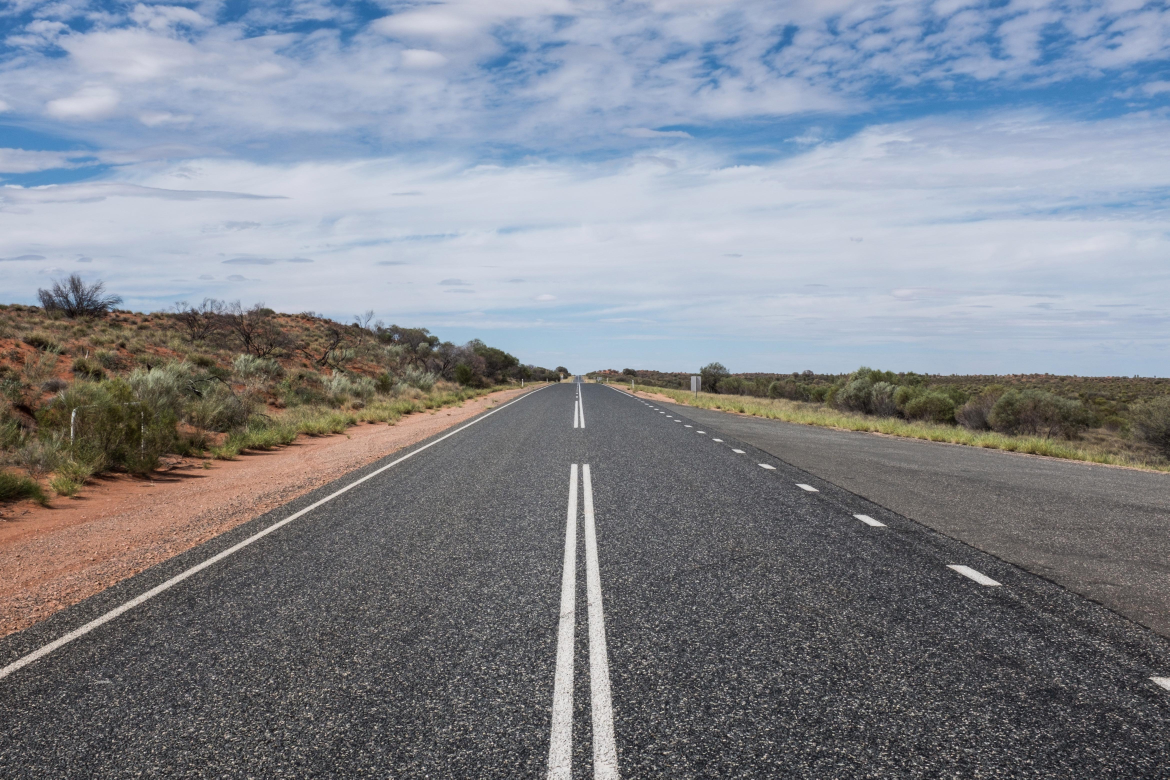
#> input picture Source Code/Lane Detector/road.jpg, 4677 x 3118 px, given in place of the camera (shown at 1/4 size)
$ python lane_finding.py
#> lines starting #> are read from the running program, lines starting #| are printed output that depends on the picture; after the words box and inside, x2 and y2 are one past the last pixel; in counts of white or black regions, pixels touching at a corner belong together
#> further down, frame is the input picture: shape (3118, 4677, 3); mean B, G, R 141.1, 133, 128.9
#> (printed output is left out)
import numpy as np
from PIL import ImageGrab
import cv2
from numpy import ones,vstack
from imutils.video import VideoStream
from numpy.linalg import lstsq
from statistics import mean

def roi(img, vertices):
    mask = np.zeros_like(img)
    cv2.fillPoly(mask, vertices, 255)
    masked = cv2.bitwise_and(img, mask)
    return masked

def draw_lanes(img, lines, color=[0, 255, 255], thickness=3):

    # if this fails, go with some default line
    try:

        # finds the maximum y value for a lane marker
        # (since we cannot assume the horizon will always be at the same point.)

        ys = []
        for i in lines:
            for ii in i:
                ys += [ii[1],ii[3]]
        min_y = min(ys)
        max_y = 600
        new_lines = []
        line_dict = {}

        for idx,i in enumerate(lines):
            for xyxy in i:
                # These four lines:
                # modified from http://stackoverflow.com/questions/21565994/method-to-return-the-equation-of-a-straight-line-given-two-points
                # Used to calculate the definition of a line, given two sets of coords.
                x_coords = (xyxy[0],xyxy[2])
                y_coords = (xyxy[1],xyxy[3])
                A = vstack([x_coords,ones(len(x_coords))]).T
                m, b = lstsq(A, y_coords)[0]

                # Calculating our new, and improved, xs
                x1 = (min_y-b) / m
                x2 = (max_y-b) / m

                line_dict[idx] = [m,b,[int(x1), min_y, int(x2), max_y]]
                new_lines.append([int(x1), min_y, int(x2), max_y])

        final_lanes = {}

        for idx in line_dict:
            final_lanes_copy = final_lanes.copy()
            m = line_dict[idx][0]
            b = line_dict[idx][1]
            line = line_dict[idx][2]

            if len(final_lanes) == 0:
                final_lanes[m] = [ [m,b,line] ]

            else:
                found_copy = False

                for other_ms in final_lanes_copy:

                    if not found_copy:
                        if abs(other_ms*1.2) > abs(m) > abs(other_ms*0.8):
                            if abs(final_lanes_copy[other_ms][0][1]*1.2) > abs(b) > abs(final_lanes_copy[other_ms][0][1]*0.8):
                                final_lanes[other_ms].append([m,b,line])
                                found_copy = True
                                break
                        else:
                            final_lanes[m] = [ [m,b,line] ]

        line_counter = {}

        for lanes in final_lanes:
            line_counter[lanes] = len(final_lanes[lanes])

        top_lanes = sorted(line_counter.items(), key=lambda item: item[1])[::-1][:2]

        lane1_id = top_lanes[0][0]
        lane2_id = top_lanes[1][0]

        def average_lane(lane_data):
            x1s = []
            y1s = []
            x2s = []
            y2s = []
            for data in lane_data:
                x1s.append(data[2][0])
                y1s.append(data[2][1])
                x2s.append(data[2][2])
                y2s.append(data[2][3])
            return int(mean(x1s)), int(mean(y1s)), int(mean(x2s)), int(mean(y2s))

        l1_x1, l1_y1, l1_x2, l1_y2 = average_lane(final_lanes[lane1_id])
        l2_x1, l2_y1, l2_x2, l2_y2 = average_lane(final_lanes[lane2_id])

        return [l1_x1, l1_y1, l1_x2, l1_y2], [l2_x1, l2_y1, l2_x2, l2_y2]
    except Exception as e:
        print(str(e))


def draw_lines(img,lines):
    try:
        for line in lines:
            coords = line[0]
            cv2.line(img, (coords[0], coords[1]), (coords[2], coords[3]), [255,255,255], 3)
    except:
        pass

def process_img(original_image):
    processed_image = cv2.cvtColor(original_image,cv2.COLOR_BGR2GRAY)
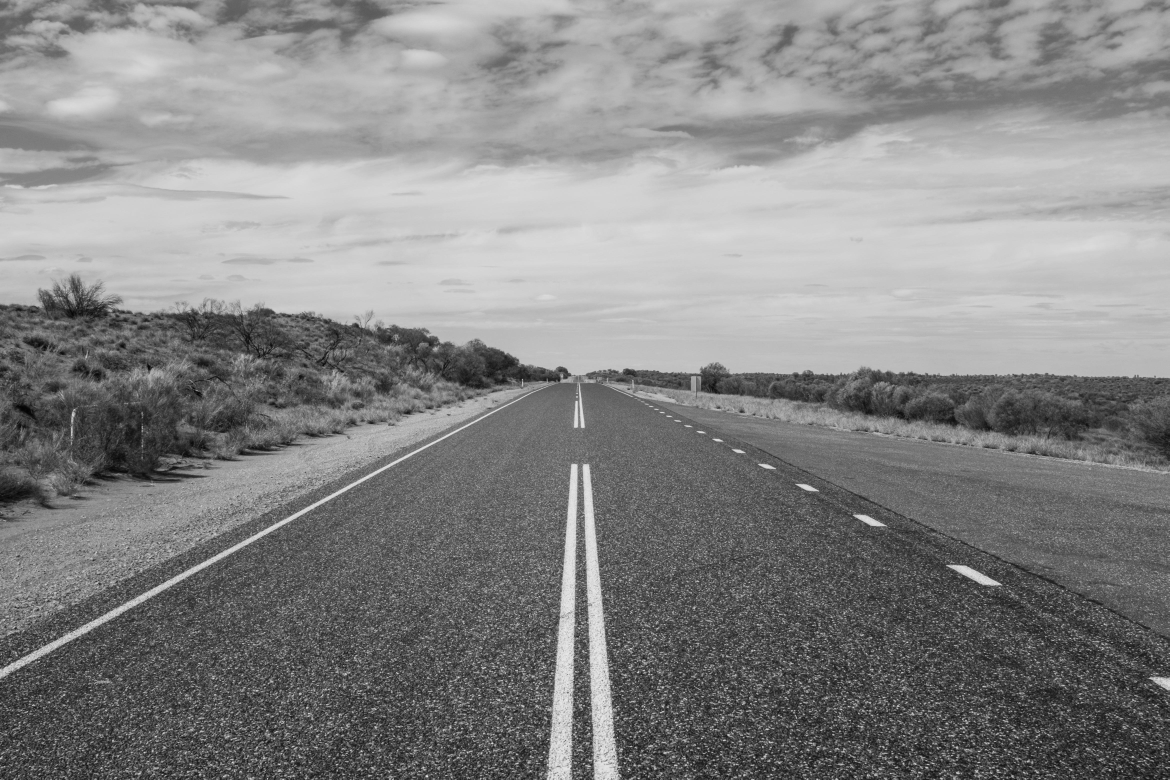
#> processed_image: shape (3118, 4677) (shown at 1/4 size); min 1, max 254, mean 132.7
    processed_image = cv2.Canny(processed_image, threshold1=200, threshold2=300)
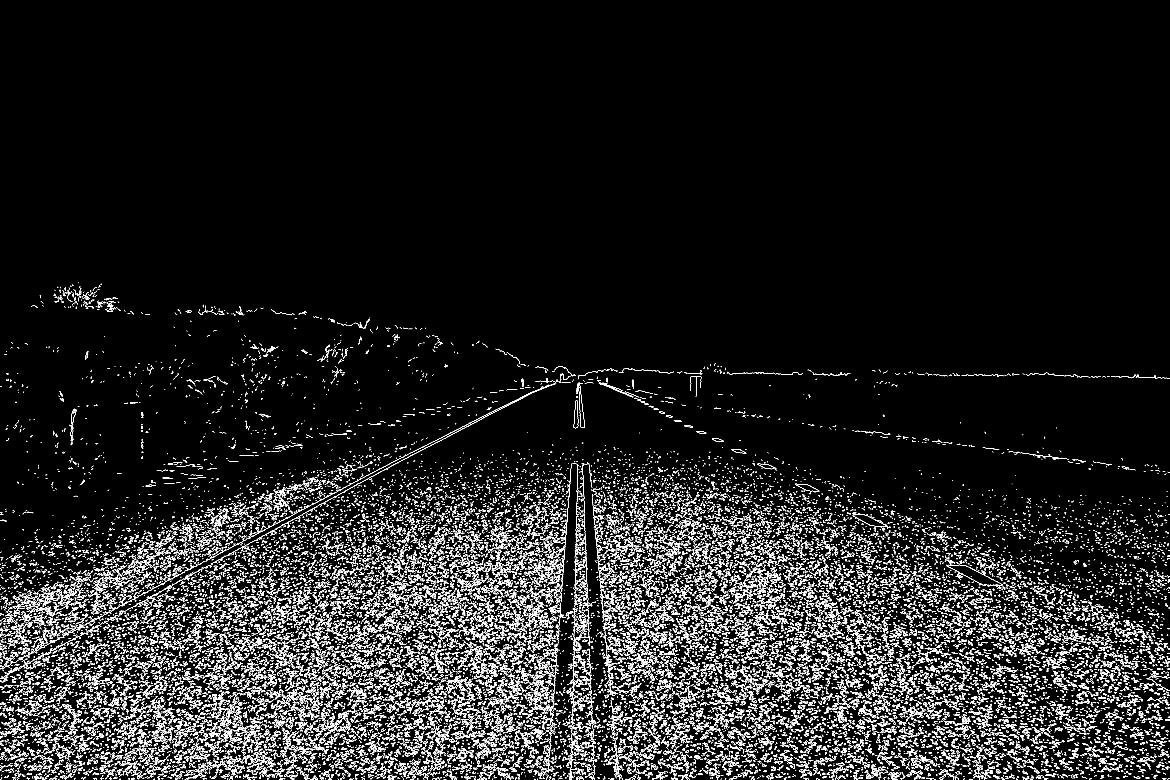
#> processed_image: shape (3118, 4677) (shown at 1/4 size); 4.3% white in thin lines or dots, all inside (x1, y1, x2, y2) = (0, 1130, 4677, 3118)
    processed_image = cv2.GaussianBlur(processed_image, (5,5), 0)
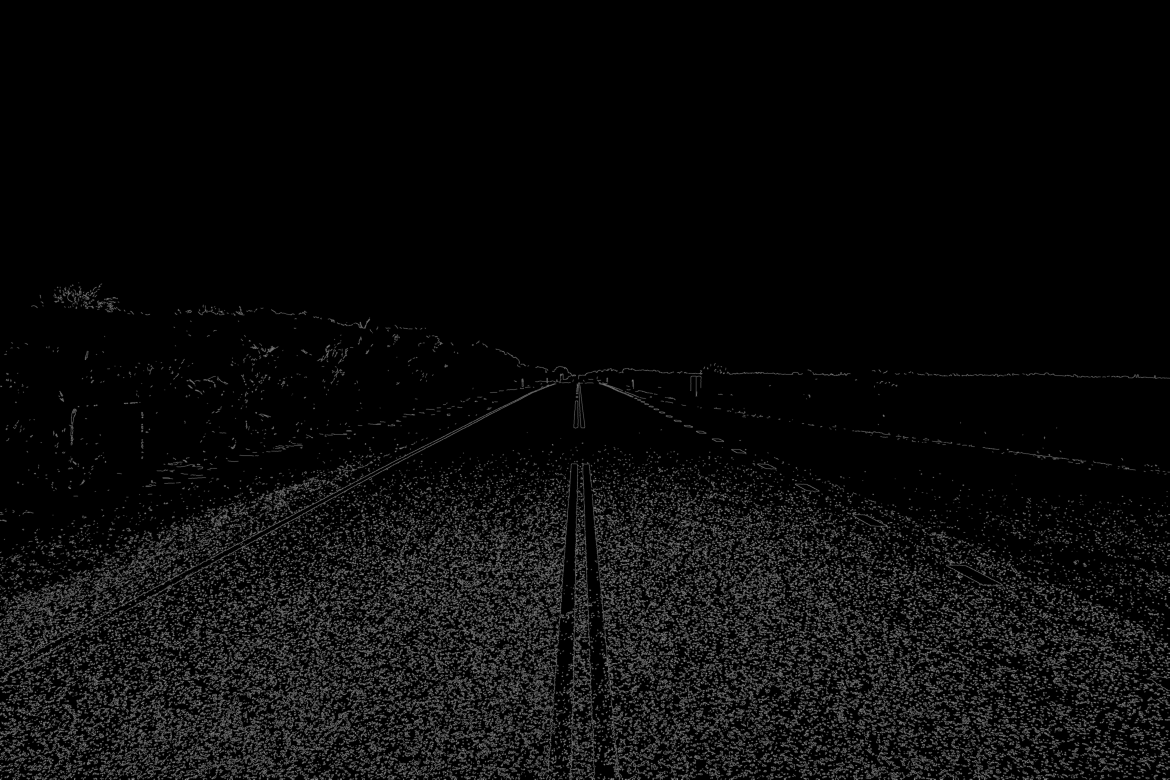
#> processed_image: shape (3118, 4677) (shown at 1/4 size); min 0, max 201, mean 11.1
    vertices = np.array([[10,500],[10,300],[300,200],[500,200],[800,300],[800,500],
                         ], np.int32)
    processed_image = roi(processed_image, [vertices])
#> in roi, `cv2.fillPoly(mask, vertices, 255)`:
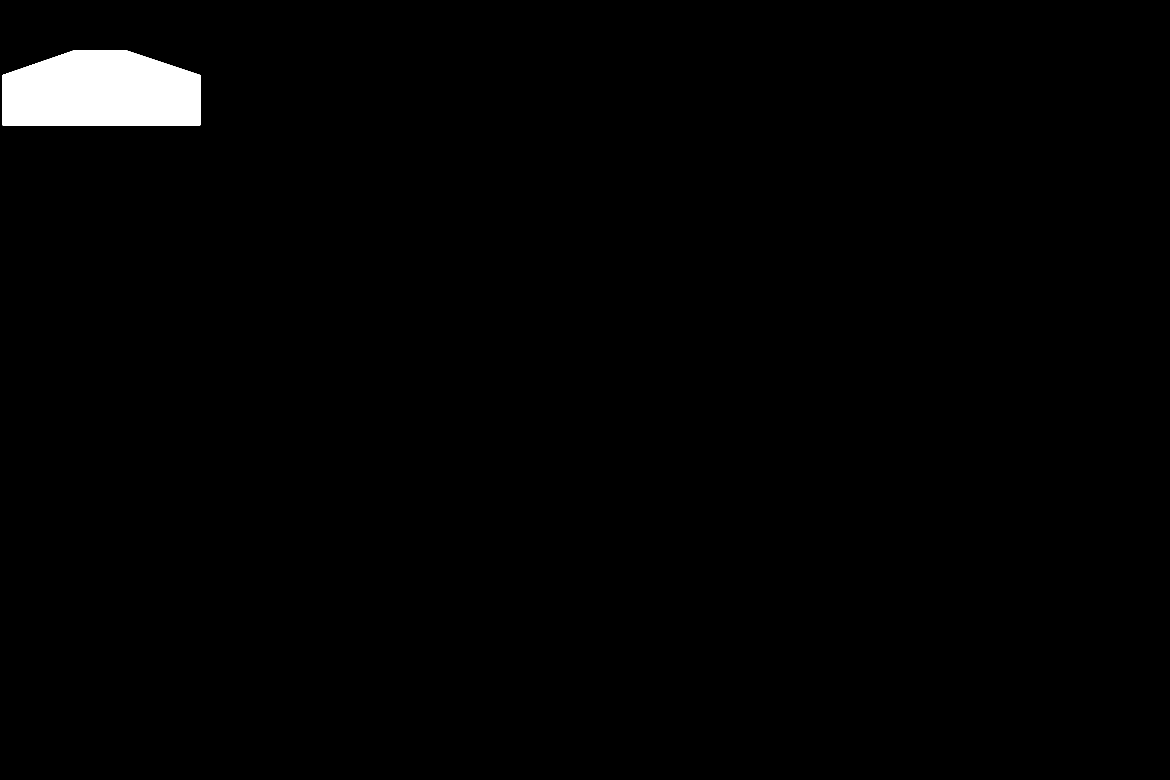
#> mask: shape (3118, 4677) (shown at 1/4 size); 1.4% white; 1 white region, box (x1, y1, x2, y2) and area: (10, 200, 801, 501) 208491
#> in roi, `masked = cv2.bitwise_and(img, mask)`: masked: shape (3118, 4677); every value is 0
     #                          edges       rho   theta   thresh         # min length, max gap:
    lines = cv2.HoughLinesP(processed_image, 1, np.pi/180, 180,     30,         15)
#> lines = None
    try:
        l1, l2 = draw_lanes(original_image,lines)
        cv2.line(original_image, (l1[0], l1[1]), (l1[2], l1[3]), [0,255,0], 30)
        cv2.line(original_image, (l2[0], l2[1]), (l2[2], l2[3]), [0,255,0], 30)
    except Exception as e:
        print(str(e))
        pass
    try:
        for coords in lines:
            coords = coords[0]
            try:
                cv2.line(processed_image, (coords[0], coords[1]), (coords[2], coords[3]), [255,0,0], 3)


            except Exception as e:
                print(str(e))
#> this loop made 0 passes
    except Exception as e:
        pass

    return processed_image,original_image


cap = cv2.VideoCapture(0)

while(True):
    ret, frame = cap.read()
    screen = np.array(frame)
    print(np.array(frame))
    new_screen,original_image = process_img(screen)
    cv2.imshow('window2',original_image)
    if cv2.waitKey(25) & 0xFF == ord('q'):
#> (key q is pressed here)
        cv2.destroyAllWindows()
        break
